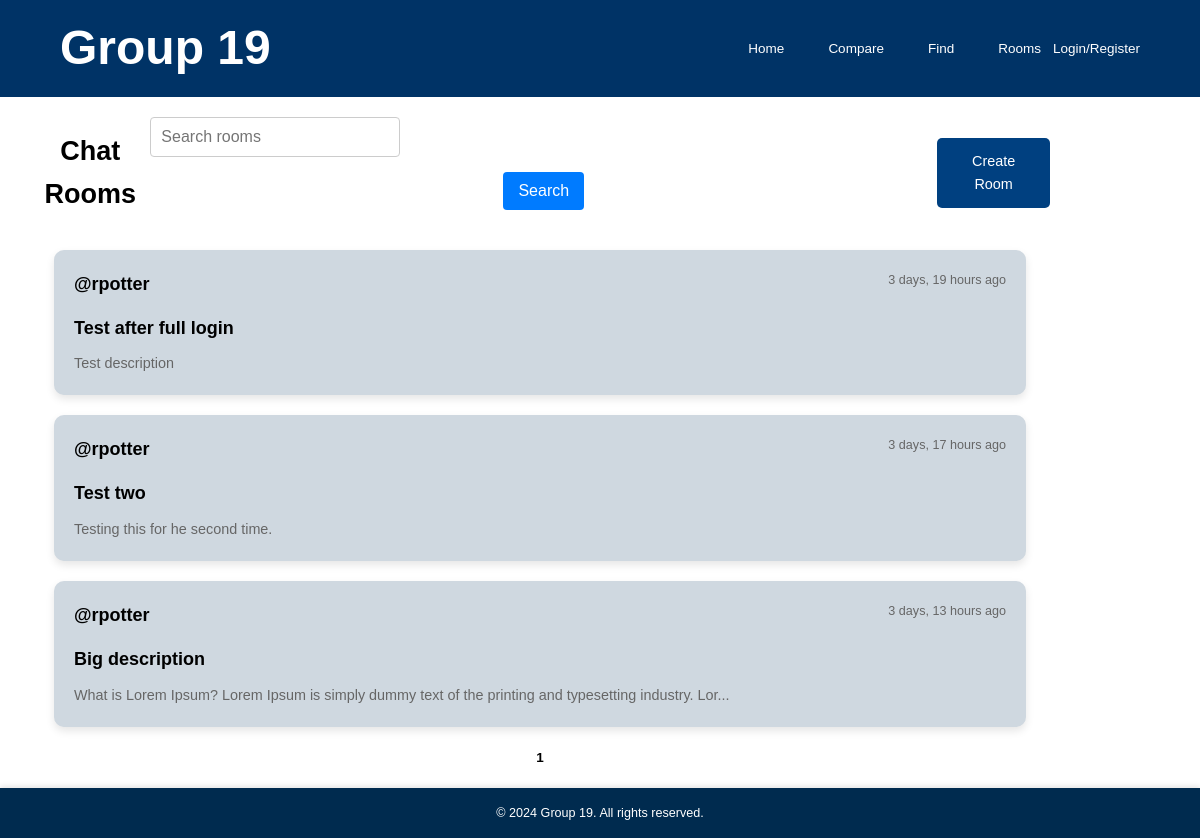
Page /rooms/ on the earlier database version.
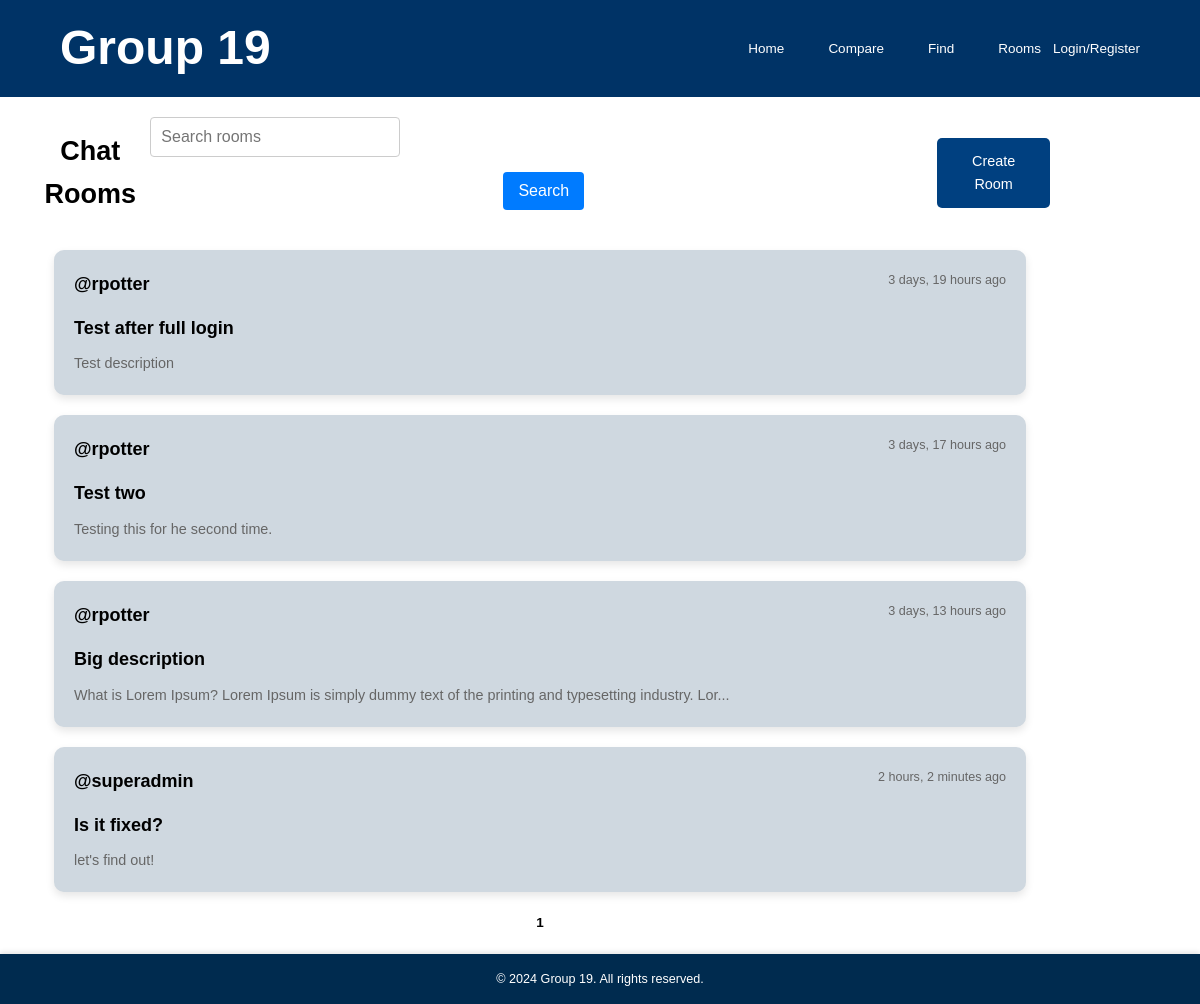
Same page on the later database version.
### base/models.py (models this page shows, shortened)
class Room(models.Model):
    name = models.CharField(max_length=255)
    description = models.TextField(blank=True, null=True)
    creator = models.ForeignKey(User, on_delete=models.CASCADE, related_name="rooms_created")
    created_at = models.DateTimeField(auto_now_add=True)

### base/views.py (the view)
# urls.py: path('rooms/', views.room_list, name='room_list'),
def room_list(request):
    query = request.GET.get('q', '')  # Get the search query from GET
    rooms = Room.objects.all()
    if query:
        rooms = rooms.filter(name__icontains=query) | rooms.filter(description__icontains=query)
    paginator = Paginator(rooms, 5)  # 5 rooms per page
    page = request.GET.get('page')
    rooms_paginated = paginator.get_page(page)
    context = {
        'rooms': rooms_paginated,
        'query': query,
    }
    return render(request, 'base/room_list.html', context)

### base/templates/base/room_list.html (shortened to what this page needs)
{% extends 'main.html' %}
{% block content %}
<div class="container room-list">
    <div class="room-list-header">
        <h2 class="room-list-title">Chat Rooms</h2>
        <form method="GET" action="{% url 'room_list' %}" class="search-form">
            <input type="text" name="q" value="{{ query }}" placeholder="Search rooms">
            <button type="submit" class="btn btn-search">Search</button>
        </form>
        <a href="{% url 'create_room' %}" class="btn btn-primary">Create Room</a>
    </div>
    <ul class="room-list">
        {% for room in rooms %}
            <li class="room-item">
                <a href="{% url 'chatroom' room.id %}" class="room-link">
                    <div class="room-header">
                        <p class="room-name">@{{ room.creator.username }}</p>
                        <p class="room-time">{{ room.created_at|timesince }} ago</p>
                    </div>
                    <h3 class="room-name">{{ room.name }}</h3>
                    <p class="room-description">
                        {% if room.description|length > 100 %}
                            {{ room.description|slice:":100" }}...
                        {% else %}
                            {{ room.description }}
                        {% endif %}
                    </p>
                </a>
            </li>
        {% endfor %}
    </ul>
    <div class="pagination">
        {% for num in rooms.paginator.page_range %}
            {% if rooms.number == num %}
                <strong class="current-page">{{ num }}</strong>
            {% else %}
                <a href="?page={{ num }}&q={{ query }}" class="pagination-btn">{{ num }}</a>
            {% endif %}
        {% endfor %}
    </div>
</div>
{% endblock content %}

### templates/main.html (shortened to what this page needs)
<!DOCTYPE html>
{% load static %}
<html lang="en">
  <head>
    <link rel="stylesheet" href="{% static 'styles/style.css' %}" />
  </head>
  <body>
    {% include 'navbar.html' %}
    {% block content %}
    {% endblock content %}
    <footer>
      <div class="footer-content">
          <p>&copy; 2024 Group 19. All rights reserved.</p>
      </div>
    </footer>
  </body>
</html>

### templates/navbar.html
<header>
    <div class="container header-container">
        <a href="{% url 'home' %}" class="header__logo">
            <h1>Group 19</h1>
        </a>
        <nav>
            <div class="navbar">
                <ul class="navbar-links">
                    <li><a href="{% url 'home' %}">Home</a></li>
                    <li><a href="{% url 'compare' %}">Compare</a></li>
                    <li><a href="{% url 'find' %}">Find</a></li>
                    <li><a href="{% url 'room_list' %}">Rooms</a></li>
                </ul>
                {% if user.is_authenticated %}
                <div class="dropdown">
                    <a href="#" id="profileToggle">{{ user.username }}</a>
                    <div id="profileDropdown" class="dropdown-menu">
                        <a href="{% url 'profile' %}" class="dropdown-item">Profile</a>
                        <a href="{% url 'logout' %}" class="dropdown-item">Logout</a>
                    </div>
                </div>
                {% else %}
                <a href="{% url 'login_register' %}">Login/Register</a>
                {% endif %}
            </div>
        </nav>
    </div>
  </header>

### static/styles/style.css (style rules this page uses)
* { font-family: sans-serif; margin: 0; padding: 0; box-sizing: border-box; text-rendering: optimizeLegibility; }
html { font-size: 56.25%; }
body { min-height: 100vh; line-height: 1.6; font-weight: 400; font-size: 1.5rem; color: black; background-color: white; }
a { display: inline-block; color: white; text-decoration: none; }
.container { max-width: 120rem; width: 90%; margin: auto; }
header { background-color: #003366; padding: 10px 0px; }
.header-container { display: flex; justify-content: space-between; align-items: center; }
.header__logo { text-decoration: none; color: white; font-size: 24px; font-weight: bold; }
.header__logo h1 { margin: 0; }
nav .navbar { display: flex; align-items: center; }
.navbar-links { list-style-type: none; padding: 0; margin: 0; display: flex; gap: 20px; }
.navbar-links li { list-style: none; }
.navbar-links a { text-decoration: none; color: white; font-weight: 500; padding: 8px 12px; transition: color 0.3s ease; }
footer { background-color: #002b4f; color: white; text-align: center; padding: 15px 0; position: relative; bottom: 0; width: 100%; font-size: 1.4rem; box-shadow: 0 -2px 5px rgba(0, 0, 0, 0.1); }
footer .footer-content { max-width: 1200px; margin: 0 auto; }
footer .footer-content p { margin: 0; }
.room-list-title { font-size: 3rem; font-weight: bold; margin-left: 10px; }
.btn-primary { padding: 12px 24px; margin-right: 10px; font-size: 1.6rem; color: white; background-color: #004080; border-radius: 5px; transition: background-color 0.3s ease; text-decoration: none; }
.room-list { list-style-type: none; text-align: center; padding: 0; margin: 20px 0; }
.room-list-header { display: flex; justify-content: space-between; align-items: center; margin: 20px; }
.room-item { background-color: #cfd8e0; color: black; padding: 20px; margin-bottom: 20px; border-radius: 10px; box-shadow: 0 4px 8px rgba(0, 0, 0, 0.1); max-width: 90%; margin-left: auto; margin-right: auto; display: flex; flex-direction: column; }
.room-header { display: flex; justify-content: space-between; align-items: flex-start; margin-bottom: 15px; }
.room-name { font-size: 2rem; font-weight: bold; color: black; text-decoration: none; transition: color 0.3s ease; text-align: left; }
.room-time { font-size: 1.4rem; color: #666; text-align: right; }
.room-description { font-size: 1.6rem; color: #666; margin-top: 10px; line-height: 1.6; text-align: left; }
.pagination { text-align: center; margin-top: 20px; }
.current-page { font-weight: bold; }
form { display: flex; flex-direction: column; gap: 15px; width: 100%; }
form button { padding: 8px 16px; font-size: 1.4rem; background-color: #004080; color: white; border-radius: 5px; cursor: pointer; transition: background-color 0.3s ease; width: auto; align-self: center; }
.search-form { display: flex; justify-content: flex-start; margin-bottom: 20px; }
.search-form input[type="text"] { padding: 10px; font-size: 16px; border: 1px solid #ccc; border-radius: 4px; width: 250px; margin-right: 10px; }
.search-form button { padding: 10px 15px; font-size: 16px; background-color: #007bff; color: white; border: none; border-radius: 4px; cursor: pointer; transition: background-color 0.3s; }

Differences in the rows shown:
added Room: creator.username "superadmin", created_at "2 hours, 2 minutes", name "Is it fixed?", description "let's find out!"
